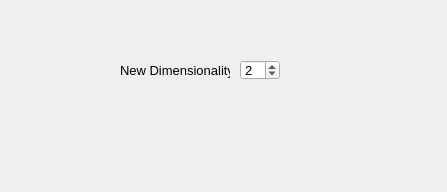
<?xml version="1.0" encoding="UTF-8"?>
<ui version="4.0">
 <class>paramsSammon</class>
 <widget class="QWidget" name="paramsSammon">
  <property name="geometry">
   <rect>
    <x>0</x>
    <y>0</y>
    <width>447</width>
    <height>192</height>
   </rect>
  </property>
  <property name="windowTitle">
   <string>Form</string>
  </property>
  <widget class="QLabel" name="labelStart">
   <property name="geometry">
    <rect>
     <x>120</x>
     <y>60</y>
     <width>110</width>
     <height>20</height>
    </rect>
   </property>
   <property name="font">
    <font>
     <pointsize>10</pointsize>
    </font>
   </property>
   <property name="text">
    <string>New Dimensionality</string>
   </property>
  </widget>
  <widget class="QSpinBox" name="dimCountSpin">
   <property name="geometry">
    <rect>
     <x>240</x>
     <y>60</y>
     <width>40</width>
     <height>20</height>
    </rect>
   </property>
   <property name="font">
    <font>
     <pointsize>10</pointsize>
    </font>
   </property>
   <property name="toolTip">
    <string>Determines the lower dimensionality of the projected data</string>
   </property>
   <property name="minimum">
    <number>1</number>
   </property>
   <property name="value">
    <number>2</number>
   </property>
  </widget>
  <widget class="QLabel" name="eigenGraph">
   <property name="geometry">
    <rect>
     <x>229</x>
     <y>12</y>
     <width>16</width>
     <height>16</height>
    </rect>
   </property>
   <property name="toolTip">
    <string>Reconstruction Error using increasing amounts of principal components</string>
   </property>
   <property name="text">
    <string/>
   </property>
  </widget>
 </widget>
 <resources/>
 <connections/>
</ui>
